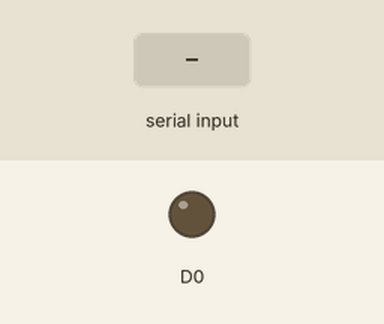
Recording of a sketch running on a simulated ESP8266 (NodeMCU). Parts: output pins drawn as LEDs (lit = HIGH). The test bench sets the inputs (shaded band). WiFi joins after 1.5 s; servers stay silent unless stated; what the sketch prints to the serial monitor is not drawn.

Above: at 2.7 s.
2.8 s: "90,45\n" received over Serial
At 4.8 s:
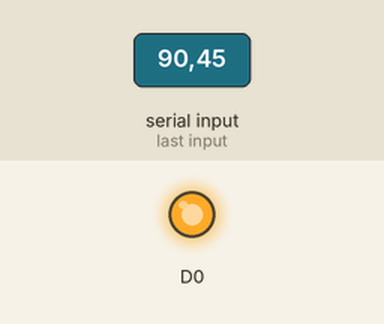
Timing chart, 0 to 6.3 s (numbered marks = the images above; inputs shaded):
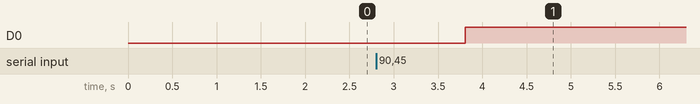

The sketch:

BBBthingspeak.ino
```cpp
#include "ThingSpeak.h"
#include <ESP8266WiFi.h>

char ssid[] = "572pharmacy";   // your network SSID (name)
char pass[] = "572pharmacY001";   // your network password
WiFiClient  client;

unsigned long myChannelNumber = 1239710;
const char * myWriteAPIKey = "K9N399Q6EPCKDTTH";

// Initialize our values
int number1 = -1;


void setup() {
  Serial.begin(9600);  // Initialize serial
  pinMode(D0,OUTPUT);
  digitalWrite(D0,LOW);

  WiFi.mode(WIFI_STA);
  ThingSpeak.begin(client);  // Initialize ThingSpeak

  Serial.println();

  WiFi.begin(ssid, pass); //begin wifi connection
  Serial.println();
  while (WiFi.status() != WL_CONNECTED)
  {
    delay(500);
    Serial.print(".");
  }
  Serial.println();
  Serial.println("Connected."); //if everything is OK print statement

}

void loop() {


  if(Serial.available()) //checking if serial is availalble
  {
   while(Serial.available())
   {
    number1 = Serial.parseInt();  //storing the recieved data to number1
    Serial.print("GOT : ");
    Serial.println(number1); //serial print
   }
  }

  // Connect or reconnect to WiFi
  if(WiFi.status() != WL_CONNECTED)
  {
    Serial.print("Attempting to connect to SSID: ");
    Serial.println(ssid);

    while(WiFi.status() != WL_CONNECTED)
    {
      WiFi.begin(ssid, pass);  // Connect to WPA/WPA2 network. Change this line if using open or WEP network
      Serial.print(".");
      delay(10000);
    }
    Serial.println();
    Serial.println("\nConnected.");
  }

  if(number1 >= 0) //checking if recived number is greater than zero
  {
      digitalWrite(D0,HIGH); //inbuilt led goes high
      // set the fields with the values
      Serial.print("Uploading : ");
      Serial.println(number1);
      ThingSpeak.setField(1, number1); //field #1 and data

      // write to the ThingSpeak channel
      int x = ThingSpeak.writeFields(myChannelNumber, myWriteAPIKey);
      if(x == 200) //HTML code for update success
      {
        Serial.println("Channel update successful.");
      }
      else
      {
        Serial.println("Problem updating channel. HTTP error code " + String(x));
      }


      delay(20000); // Wait 20 seconds to update the channel again
      digitalWrite(D0,LOW);
  }
  delay(100);
}
```

Measured:
- after the input at 2.8 s, D0: LOW → HIGH after 1.0 s
